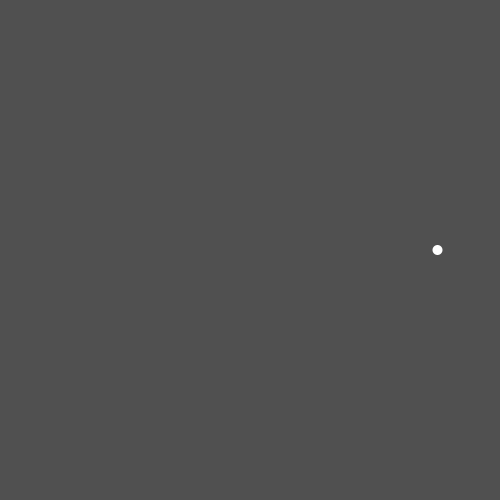
Frame 1 (no input)
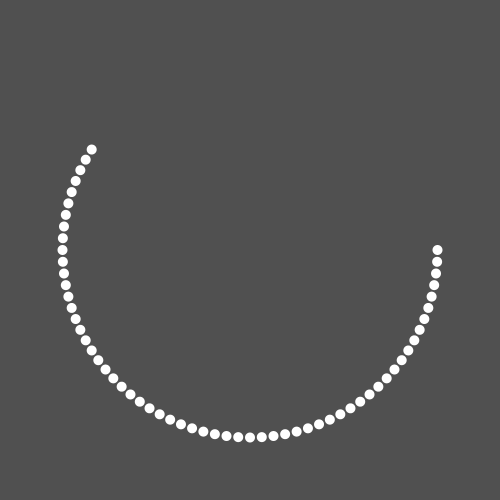
Frame 60 (the mouse pressed at the canvas centre just before this capture)
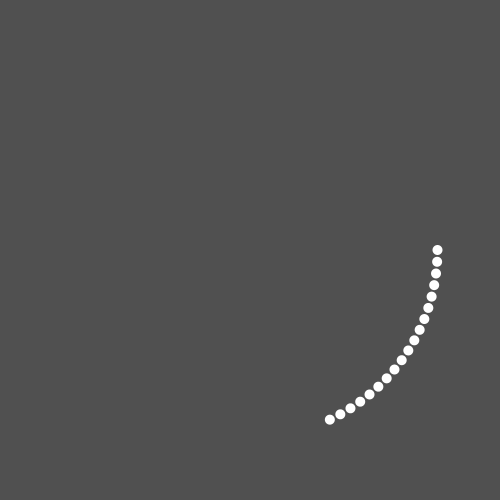
Frame 120 (the mouse held since frame 60 and released just before this capture)

The Processing sketch that drew these frames (run headless with seeded random() and noise(); from frame 60 on, the mouse is pressed at the canvas centre):

// Processing sketch: processing_179365
// ── processing_179365.pde

//Plotting a circle
 
int cx, cy;
int segmentCount = 100;
int step = 0;
float plotDiameter, plotRadius, plotCircumference;
 
void setup(){
  size(500, 500);
  cx = width/2;
  cy = height/2;
  plotDiameter =  width * .75;
  plotRadius  = plotDiameter/2;
  plotCircumference =  PI * plotDiameter;
  frameRate(20);
  background(80);
  noStroke();
  fill(255);
}
 
void draw(){
  float angle = step * TWO_PI / segmentCount;
  float x = cx + cos(angle) * plotRadius;
  float y = cy + sin(angle) * plotRadius;
  ellipse(x, y, 10, 10);
 
  if(step == segmentCount){
    background(80);
    step = -1;
  }
  
  step++;
}
